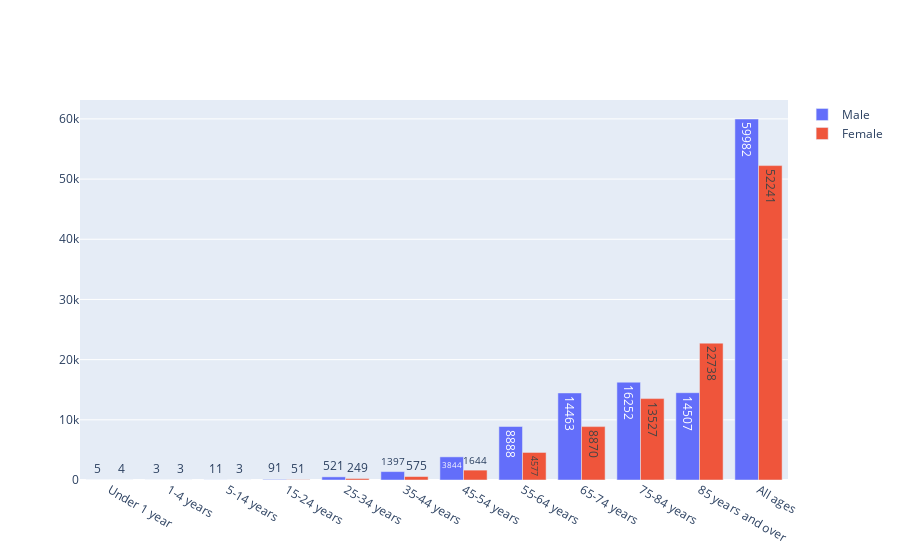

Here is the notebook cell this chart was saved with:
### Code cell
v = pd.read_csv("data/demoDeaths.csv")
x = v[(v["State"] == "United States") & (v["Sex"] != "All")]
x

fig = go.Figure(data = [
        go.Bar(name = "Male", x = x["Age group"], y = x['COVID-19 Deaths'][x["Sex"] == "Male"],
              text = x['COVID-19 Deaths'][x["Sex"] == "Male"], textposition = 'auto'),
        go.Bar(name = "Female", x = x["Age group"], y = x['COVID-19 Deaths'][x["Sex"] == "Female"],
              text = x['COVID-19 Deaths'][x["Sex"] == "Female"], textposition = 'auto')])
fig.update_layout(barmode = "group")

fig.show()

### Figure 1 — Plotly figure (JSON) as saved in the notebook; plotly's stock layout.template omitted (floating-point values rounded to 4 significant figures)
{"data": [{"name": "Male", "text": [5, 3, 11, 91, 521, 1397, 3844, 8888, 14463, 16252, 14507, 59982], "textposition": "auto", "type": "bar", "x": ["Under 1 year", "1-4 years", "5-14 years", "15-24 years", "25-34 years", "35-44 years", "45-54 years", "55-64 years", "65-74 years", "75-84 years", "85 years and over", "All ages", "Under 1 year", "1-4 years", "5-14 years", "15-24 years", "25-34 years", "35-44 years", "45-54 years", "55-64 years", "65-74 years", "75-84 years", "85 years and over", "All ages", "All ages"], "y": [5, 3, 11, 91, 521, 1397, 3844, 8888, 14463, 16252, 14507, 59982]}, {"name": "Female", "text": [4, 3, 3, 51, 249, 575, 1644, 4577, 8870, 13527, 22738, 52241], "textposition": "auto", "type": "bar", "x": ["Under 1 year", "1-4 years", "5-14 years", "15-24 years", "25-34 years", "35-44 years", "45-54 years", "55-64 years", "65-74 years", "75-84 years", "85 years and over", "All ages", "Under 1 year", "1-4 years", "5-14 years", "15-24 years", "25-34 years", "35-44 years", "45-54 years", "55-64 years", "65-74 years", "75-84 years", "85 years and over", "All ages", "All ages"], "y": [4, 3, 3, 51, 249, 575, 1644, 4577, 8870, 13527, 22738, 52241]}], "layout": {"autosize": true, "barmode": "group", "xaxis": {"autorange": true, "range": [-0.5, 11.5], "type": "category"}, "yaxis": {"autorange": true, "range": [0, 63140.0], "type": "linear"}}}
